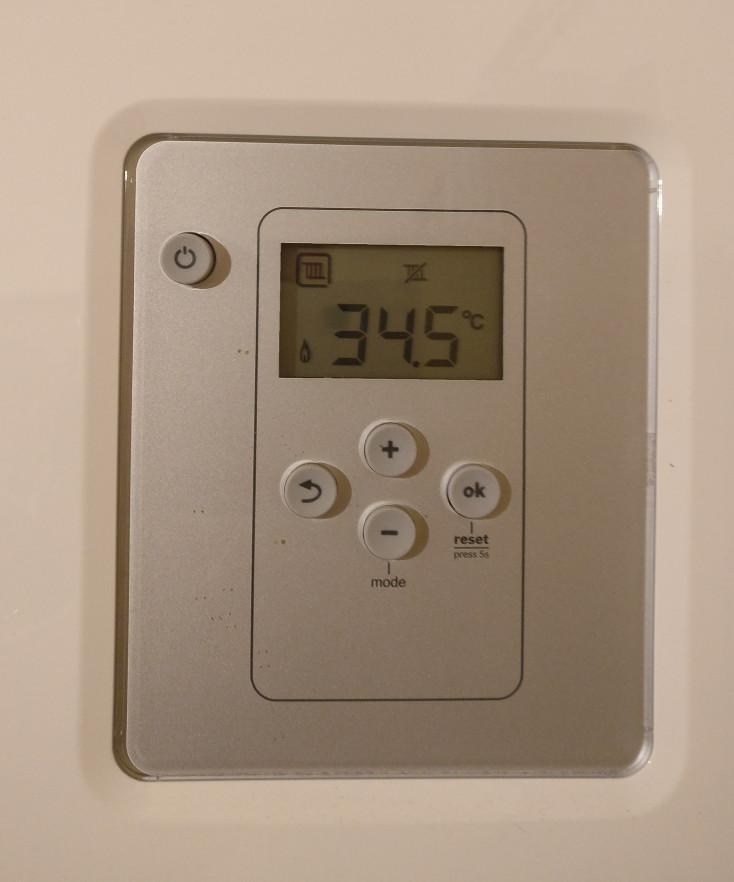
#> input picture example.jpg, 734 x 882 px, given in place of the camera
$ python Writing_Videos.py
#> lines starting #> are read from the running program, lines starting #| are printed output that depends on the picture
### VideoStream.py
from threading import Thread
import cv2
class VideoStream:
    def __init__(self,src=0):
#> called with src = 0
        self.stream=cv2.VideoCapture(src)
        (self.grabbed,self.frame)=self.stream.read()
#> self.frame is the input picture: shape (882, 734, 3); mean B, G, R 129, 147.5, 166.8
        self.stopped=False
    def start(self):
        Thread(target=self.update,args=()).start()
        return self
    def update(self):
        while True:
            if self.stopped==True:
                return self
            (self.grabbed,self.frame)=self.stream.read()
    def read(self):
        return self.frame

    def stop(self):
        self.stopped=True

### Writing_Videos.py
import cv2
import imutils
import numpy as np
from VideoStream import VideoStream
from KeyClipWrite import KeyClipWriter
outputfile="Ash"
write=None
vs=VideoStream(src=0).start()
fourcc="MJPG"
fps=20
(h,w)=(None,None)
# [5 lines of commented-out code are left out]
while True:
    frame=vs.read()
    frame=imutils.resize(frame,width=300)


    if write is None:
        out="{}.avi".format(outputfile)
        (h,w)=frame.shape[:2]
#> h = 360; w = 300
        write=cv2.VideoWriter(out,cv2.VideoWriter_fourcc(*fourcc),fps,(w*2,h*2),True)

    zeros=np.zeros(frame.shape[:2],dtype="uint8")
    (B,G,R)=cv2.split(frame)
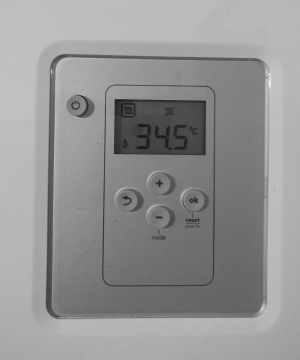
#> G: shape (360, 300); min 24, max 242, mean 147.5
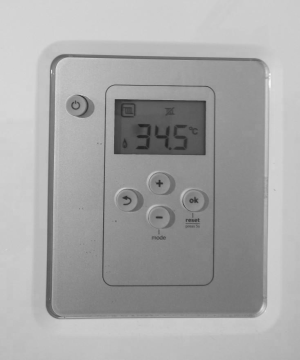
#> R: shape (360, 300); min 31, max 247, mean 166.8
    R=cv2.merge([zeros,zeros,R])
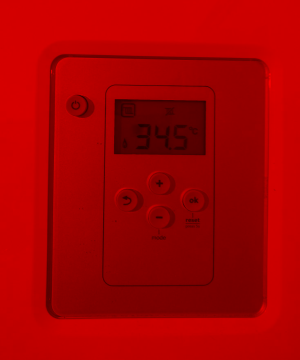
#> R: shape (360, 300, 3); mean of channels 0, 1, 2 0, 0, 166.8; drawn as B, G, R
    G=cv2.merge([zeros,G,zeros])
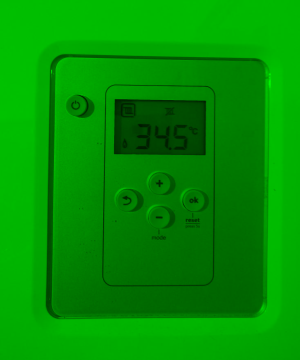
#> G: shape (360, 300, 3); mean of channels 0, 1, 2 0, 147.5, 0; drawn as B, G, R
    B=cv2.merge([B,zeros,zeros])
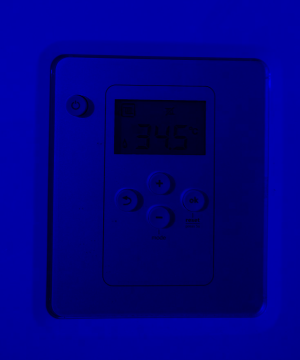
#> B: shape (360, 300, 3); mean of channels 0, 1, 2 129, 0, 0; drawn as B, G, R
        #R=(zeros,zeros,R)
        #G=(zeros,G,zeros)
        #B=(B,zeros,zeros)
    output=np.zeros((h*2,w*2,3),dtype="uint8")
    output[0:h,0:w]=frame

    output[h:h*2,0:w]=R
    output[0:h,w:w*2]=G
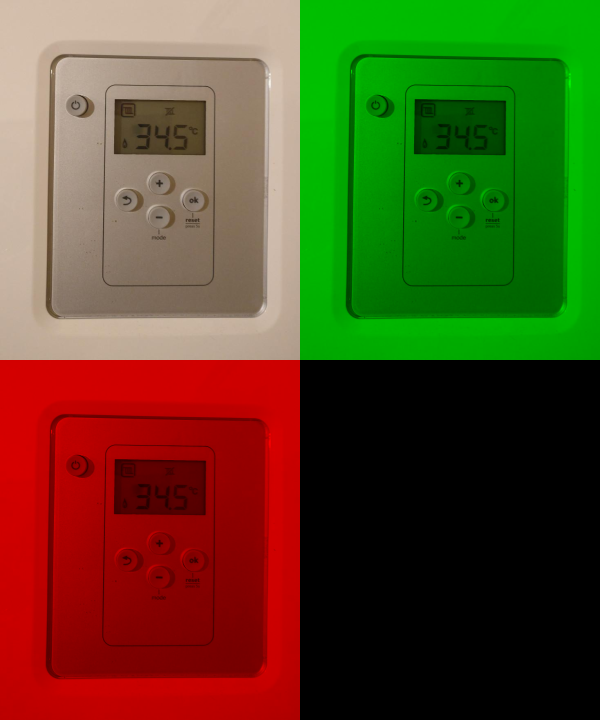
#> output: shape (720, 600, 3); mean B, G, R 32.3, 73.7, 83.4
    output[h:h*2,w:w*2]=B
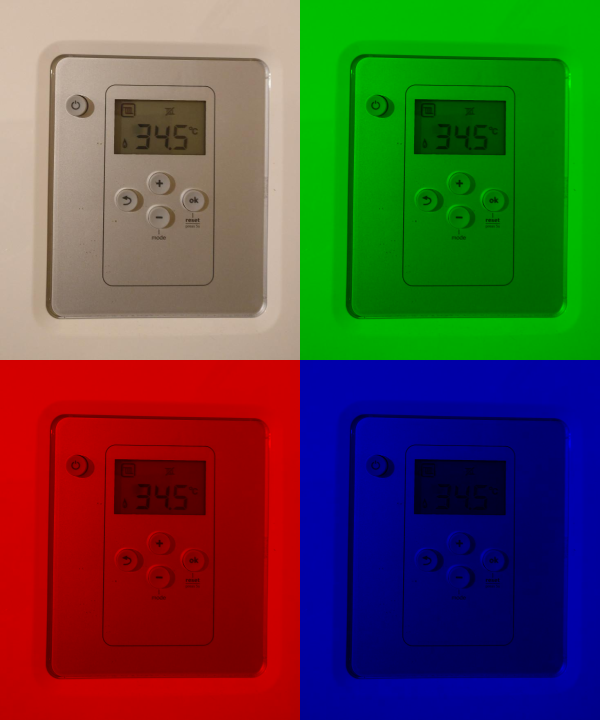
#> output: shape (720, 600, 3); mean B, G, R 64.5, 73.7, 83.4
    write.write(output)

    #if not kcw.Recording:
     #   kcw.start(out,cv2.VideoWriter_fourcc(*fourcc),fps)
    #kcw.update(output)
    cv2.imshow("VideoRecording",output)
    cv2.imshow("Frames",frame)
    key=cv2.waitKey(1) or 0xFF
#> (key q is pressed here)
    if key == ord("q"):
        break
#kcw.finish()
cv2.destroyAllWindows()
vs.stop()
write.release()

$ run again, on 83640_aesthetic-landscape-wallpaper.jpg
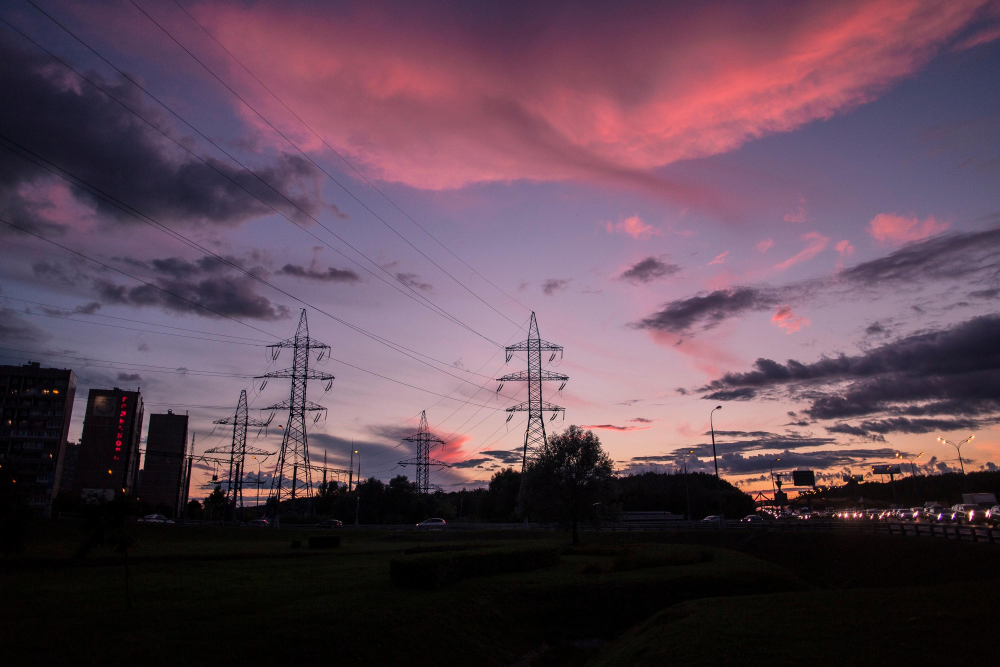
#> input picture 83640_aesthetic-landscape-wallpaper.jpg, 3000 x 2000 px, given in place of the camera (shown at 1/3 size)
#> in __init__, self.frame is the input picture: shape (2000, 3000, 3); mean B, G, R 83.2, 69.3, 92.7
#> `B=cv2.merge([B,zeros,zeros])`:
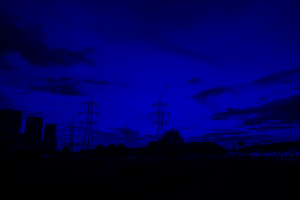
#> B: shape (200, 300, 3); mean of channels 0, 1, 2 83.2, 0, 0; drawn as B, G, R
#> `output[h:h*2,w:w*2]=B`:
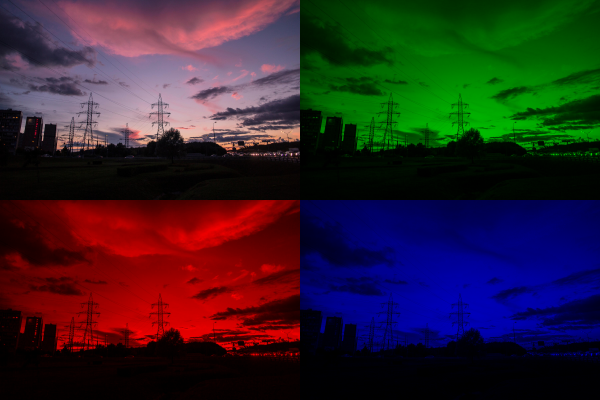
#> output: shape (400, 600, 3); mean B, G, R 41.6, 34.6, 46.3
